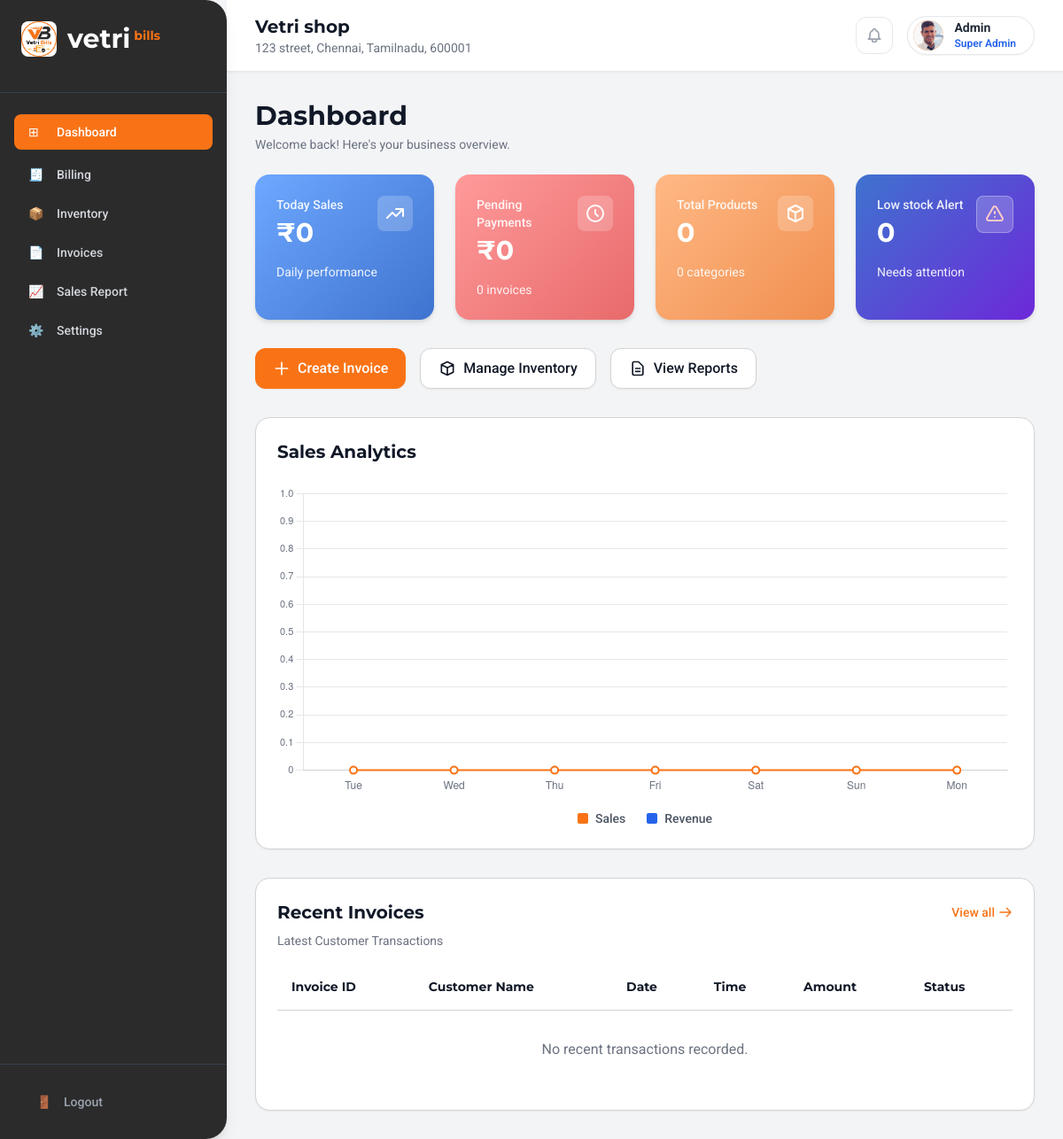
Before: /dashboard/ (signed in) with the older database file.
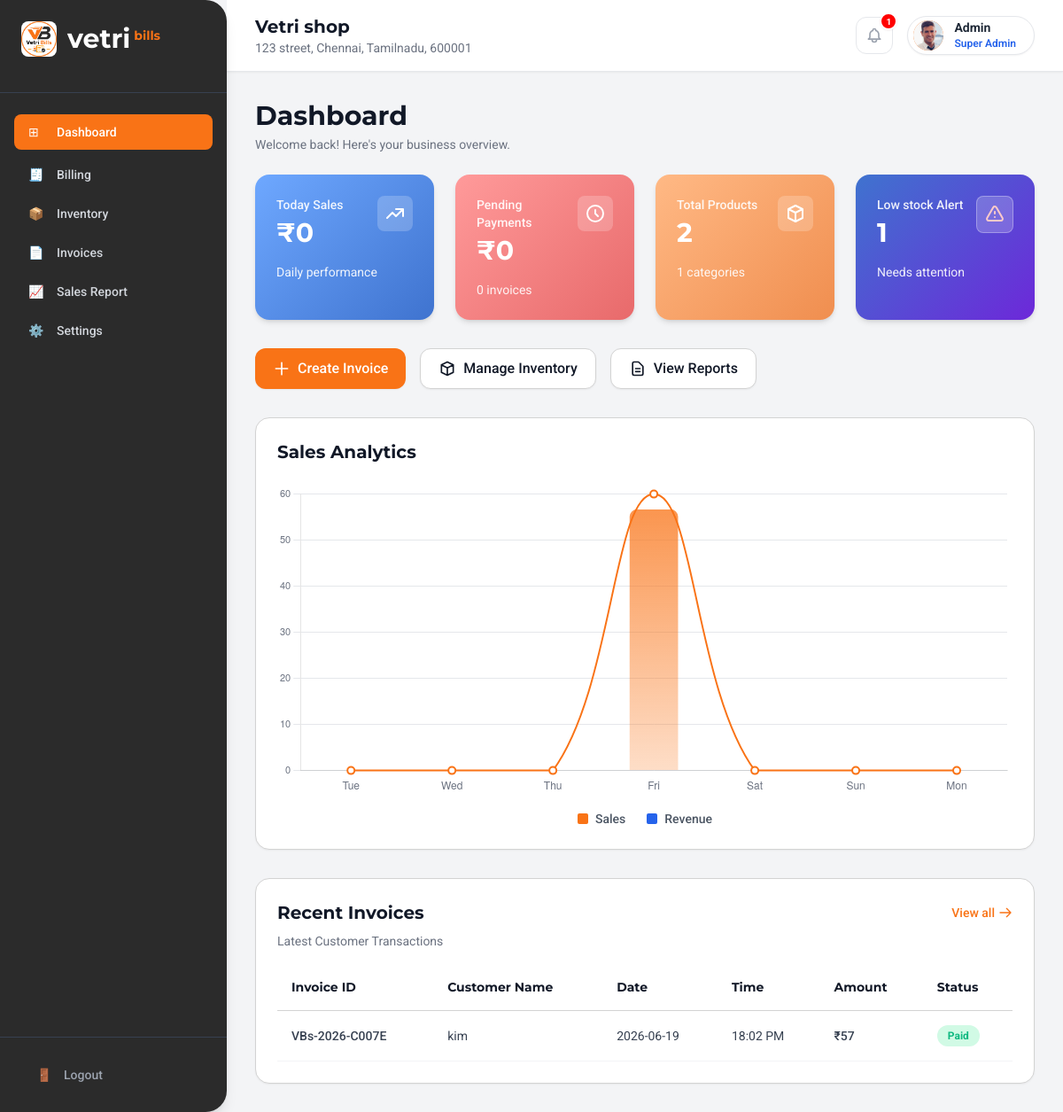
After: the same page with the newer database file.
### bill/models.py (models this page shows, shortened)
class Invoice(models.Model):
    PAYMENT_CHOICES = (('Cash', 'Cash'), ('Card', 'Card'), ('UPI', 'UPI'), ('Wallet', 'Wallet'), ('Split', 'Split'))
    STATUS_CHOICES = (('Paid', 'Paid'), ('Pending', 'Pending'), ('Overdue', 'Overdue'))
    invoice_id = models.UUIDField(default=uuid.uuid4, unique=True, editable=False)
    invoice_number = models.CharField(max_length=30, unique=True, editable=False)
    branch = models.ForeignKey(Branch, on_delete=models.CASCADE, null=True, blank=True)
    cashier = models.ForeignKey(User, on_delete=models.SET_NULL, null=True)
    customer = models.ForeignKey(Customer, on_delete=models.SET_NULL, null=True, blank=True)
    subtotal = models.DecimalField(max_digits=10, decimal_places=2, default=0.00)
    discount_amount = models.DecimalField(max_digits=10, decimal_places=2, default=0.00)
    tax_amount = models.DecimalField(max_digits=10, decimal_places=2, default=0.00)
    grand_total = models.DecimalField(max_digits=10, decimal_places=2, default=0.00)
    payment_mode = models.CharField(max_length=20, choices=PAYMENT_CHOICES, default='Cash')
    status = models.CharField(max_length=20, choices=STATUS_CHOICES, default='Paid')
    created_at = models.DateTimeField(default=timezone.now)

class Customer(models.Model):
    branch = models.ForeignKey(Branch, on_delete=models.CASCADE, null=True, blank=True)
    name = models.CharField(max_length=255)
    phone = models.CharField(max_length=15, unique=True)
    email = models.EmailField(blank=True, null=True)
    total_purchases = models.DecimalField(max_digits=12, decimal_places=2, default=0.00)
    last_purchase_date = models.DateTimeField(blank=True, null=True)

### bill/views.py (the view, shortened to what this page needs)
# urls.py: path('dashboard/', views.dynamic_dashboard_view, name='dashboard'),
@login_required
def dynamic_dashboard_view(request):
    user = request.user
    today = timezone.now().date()
    store = get_store_profile(user)
    context = {'role': user.role, 'user': user, 'branch_context': store}  # ✅ already here
    if user.role == 'admin':
        today_invoices = Invoice.objects.filter(branch=store, created_at__date=today, status='Paid')
        pending_invs = Invoice.objects.filter(branch=store, status='Pending')
        context['today_sales'] = today_invoices.aggregate(Sum('grand_total'))['grand_total__sum'] or 0
        context['pending_payments_amount'] = pending_invs.aggregate(Sum('grand_total'))['grand_total__sum'] or 0
        context['pending_payments_count'] = pending_invs.count()
        context['total_products_count'] = Product.objects.filter(branch=store).count()
        context['total_categories_count'] = Category.objects.filter(branch=store).count()
        chart_labels = []
        chart_sales = []
        chart_revenue = []
        for i in range(6, -1, -1):
            target_date = today - timedelta(days=i)
            chart_labels.append(target_date.strftime('%a'))
            day_invs = Invoice.objects.filter(branch=store, created_at__date=target_date, status='Paid')
            sales_val = day_invs.aggregate(Sum('grand_total'))['grand_total__sum'] or 0
            rev_val = day_invs.aggregate(Sum('subtotal'))['subtotal__sum'] or 0
            chart_sales.append(float(sales_val))
            chart_revenue.append(float(rev_val))
        context['chart_labels'] = json.dumps(chart_labels)
        context['chart_sales'] = json.dumps(chart_sales)
        context['chart_revenue'] = json.dumps(chart_revenue)
        low_stock_threshold = 10
        context['low_stock_products'] = Product.objects.filter(branch=store, stock_quantity__lte=low_stock_threshold)
        context['recent_activities'] = Invoice.objects.filter(branch=store).order_by('-created_at').select_related('cashier', 'customer')[:5]
        return render(request, 'pages/admin_portal.html', context)
    return redirect('login')

### bill/context_processors.py (called while the page is built)
def site_settings(request):
    return {
        'site_settings': SiteSettings.get_settings()
    }

### bill/models.py (called while the page is built)
    @property
    def address(self):
        parts = [self.street_address, self.city, self.state, self.pincode]
        return ", ".join([str(p) for p in parts if p])

    @property
    def is_active(self):
        return self.status == 'active' and self.end_date > timezone.now()

    @property
    def days_remaining(self):
        if self.end_date > timezone.now():
            return (self.end_date - timezone.now()).days
        return 0

    @classmethod
    def get_settings(cls):
        obj, _ = cls.objects.get_or_create(pk=1)
        return obj

### bill/views.py (called while the page is built, shortened)
def get_store_profile(user=None):
    if user and user.is_authenticated and hasattr(user, 'branch') and user.branch:
        return user.branch
    store = Branch.objects.first()
    return store

### bill/templates/pages/admin_portal.html (shortened to what the changed rows need)
{% extends 'base.html' %}
{% block content %}
<div class="mb-4 sm:mb-6">
    <h2 class="text-2xl sm:text-3xl font-bold font-heading text-textmain">Dashboard</h2>
</div>
<div class="grid grid-cols-1 sm:grid-cols-2 lg:grid-cols-4 gap-4 sm:gap-6 mb-8">
    <div class="grad-orange rounded-2xl p-5 sm:p-6 text-white shadow-md relative overflow-hidden">
        <div class="flex justify-between items-start">
            <div>
                <p class="text-xs sm:text-sm font-medium opacity-90 mb-1">Total Products</p>
                <h3 class="text-2xl sm:text-3xl font-bold font-heading">{{ total_products_count }}</h3>
            </div>
            <div class="bg-white/20 p-2 rounded-lg shrink-0">
            </div>
        </div>
        <p class="text-xs sm:text-sm mt-3 sm:mt-4 opacity-90">{{ total_categories_count }} categories</p>
    </div>
    <div class="grad-purple rounded-2xl p-5 sm:p-6 text-white shadow-md relative overflow-hidden">
        <div class="flex justify-between items-start">
            <div>
                <p class="text-xs sm:text-sm font-medium opacity-90 mb-1">Low stock Alert</p>
                <h3 class="text-2xl sm:text-3xl font-bold font-heading">{{ low_stock_products|length }}</h3>
            </div>
        </div>
    </div>
</div>
<div class="bg-white p-4 sm:p-6 rounded-2xl shadow-sm border border-stroke mb-8">
    <div class="w-full h-[250px] sm:h-[350px]">
        <canvas id="salesChart"></canvas>
    </div>
</div>
<div class="bg-white p-4 sm:p-6 rounded-2xl shadow-sm border border-stroke">
    <div class="overflow-x-auto w-full">
        <table class="w-full text-left border-collapse min-w-[700px]">
            <thead>
                <tr class="border-b border-stroke text-sm font-bold text-textmain">
                    <th class="py-4 px-4 font-heading whitespace-nowrap">Invoice ID</th>
                    <th class="py-4 px-4 font-heading whitespace-nowrap">Customer Name</th>
                    <th class="py-4 px-4 font-heading whitespace-nowrap">Date</th>
                    <th class="py-4 px-4 font-heading whitespace-nowrap">Time</th>
                    <th class="py-4 px-4 font-heading whitespace-nowrap">Amount</th>
                    <th class="py-4 px-4 font-heading whitespace-nowrap">Status</th>
                </tr>
            </thead>
            <tbody>
                {% for invoice in recent_activities %}
                <tr class="border-b border-gray-100 hover:bg-gray-50 transition-colors">
                    <td class="py-4 px-4 text-sm font-medium text-gray-700 whitespace-nowrap">{{ invoice.invoice_number }}</td>
                    <td class="py-4 px-4 text-sm text-gray-700 whitespace-nowrap">{{ invoice.customer.name|default:"Walk-in" }}</td>
                    <td class="py-4 px-4 text-sm text-gray-700 whitespace-nowrap">{{ invoice.created_at|date:"Y-m-d" }}</td>
                    <td class="py-4 px-4 text-sm text-gray-700 whitespace-nowrap">{{ invoice.created_at|time:"H:i A" }}</td>
                    <td class="py-4 px-4 text-sm font-medium text-gray-700 whitespace-nowrap">₹{{ invoice.grand_total|floatformat:0 }}</td>
                    <td class="py-4 px-4 text-sm whitespace-nowrap">
                        {% if invoice.status == 'Paid' %}
                            <span class="inline-flex items-center px-3 py-1 rounded-full text-xs font-bold bg-[#D1FAE5] text-[#10B981]">Paid</span>
                        {% elif invoice.status == 'Pending' %}
                            <span class="inline-flex items-center px-3 py-1 rounded-full text-xs font-bold bg-[#FFEDD5] text-[#F97316]">Pending</span>
                        {% else %}
                            <span class="inline-flex items-center px-3 py-1 rounded-full text-xs font-bold bg-[#FEE2E2] text-[#EF4444]">{{ invoice.status }}</span>
                        {% endif %}
                    </td>
                </tr>
                {% empty %}
                <tr>
                    <td colspan="6" class="py-8 text-center text-gray-500">No recent transactions recorded.</td>
                </tr>
                {% endfor %}
            </tbody>
        </table>
    </div>
</div>
{% endblock %}

### bill/templates/base.html (shortened to what the changed rows need)
<!DOCTYPE html>
<html lang="en">
<head>
    <script src="https://cdn.tailwindcss.com"></script>
</head>
<body class="bg-bgmain text-textmain h-screen flex overflow-hidden">
    <aside id="sidebar" class="fixed inset-y-0 left-0 z-40 w-64 bg-primary text-white flex flex-col rounded-tr-3xl rounded-br-3xl shadow-lg transform -translate-x-full transition-transform duration-300 md:relative md:translate-x-0">
        <div class="p-6 flex items-center justify-between border-b border-gray-700">
            <div class="flex items-center justify-center gap-3 mb-4">
                <h1 class="text-3xl font-bold font-heading text-white">
                    vetri<span class="text-secondary text-sm ml-1 align-top relative top-1">bills</span>
                </h1>
            </div>
        </div>
    </aside>
    <main class="flex-1 flex flex-col overflow-hidden w-full">
        <header class="bg-white shadow-sm z-10 px-4 md:px-8 py-4 flex justify-between items-center border-b border-[#E5E7EB] relative">
            <div class="flex items-center gap-3">
                <div>
                    <h1 class="text-lg md:text-xl font-bold font-heading text-textmain truncate max-w-[150px] sm:max-w-none">
                        {% if branch_context %}{{ branch_context.name }}{% else %}Headquarters{% endif %}
                    </h1>
                </div>
            </div>
            <div class="flex items-center space-x-2 md:space-x-4 relative">
                {% if request.user.role == 'admin' %}
                <div class="relative">
                    <button onclick="toggleNotifications()" id="notifButton" class="w-[36px] h-[36px] md:w-[42px] md:h-[42px] bg-white border border-[#E5E7EB] rounded-[10px] md:rounded-[12px] flex items-center justify-center hover:bg-gray-50 transition relative focus:outline-none">
                        {% if admin_notif_count > 0 %}
                        <div id="notifBadge" class="absolute -top-1 -right-1 md:-top-1.5 md:-right-1.5 bg-[#FF0000] text-white text-[9px] md:text-[10px] font-bold w-4 h-4 md:w-5 md:h-5 rounded-full flex items-center justify-center border-2 border-white shadow-sm transition-opacity">
                            {{ admin_notif_count }}
                        </div>
                        {% endif %}
                    </button>
                </div>
                {% endif %}
            </div>
        </header>
        <div class="flex-1 overflow-y-auto p-4 md:p-8 bg-bgmain w-full">
            {% block content %}
            {% endblock %}
        </div>
    </main>
</body>
</html>

Changed rows visible on the page:
added Invoice: invoice_number "VBs-2026-C007E", customer.name "kim", created_at "2026-06-19", created_at "18:02 PM", grand_total "57", status "Paid"
Other visible differences:
{{ admin_notif_count }}: (not shown) → "1"
{{ total_products_count }}: "0" → "2"
{{ total_categories_count }}: "0" → "1"
{{ low_stock_products|length }}: "0" → "1"
chart data {{ chart_sales|safe }}: [0.0, 0.0, 0.0, 0.0, 0.0, 0.0, 0.0] → [0.0, 0.0, 0.0, 56.64, 0.0, 0.0, 0.0]
chart data {{ chart_revenue|safe }}: [0.0, 0.0, 0.0, 0.0, 0.0, 0.0, 0.0] → [0.0, 0.0, 0.0, 60.0, 0.0, 0.0, 0.0]
text no longer shown: "No recent transactions recorded."
